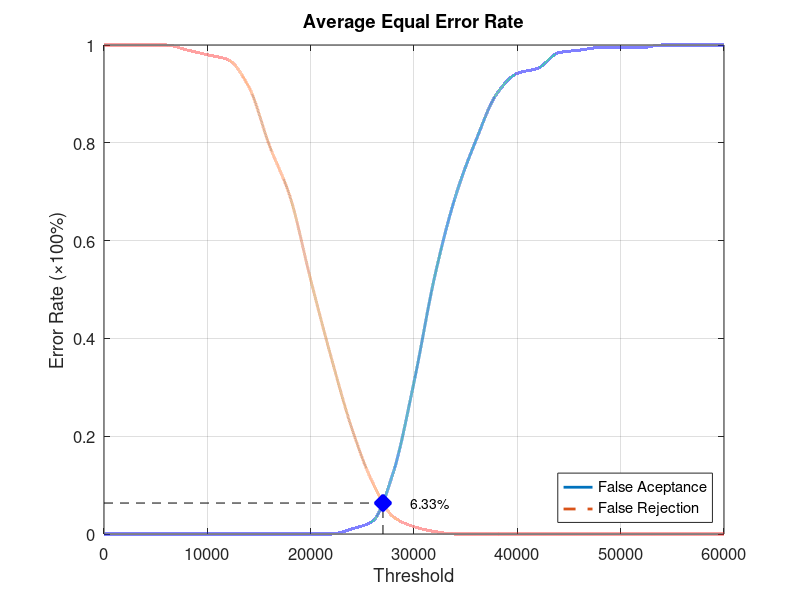
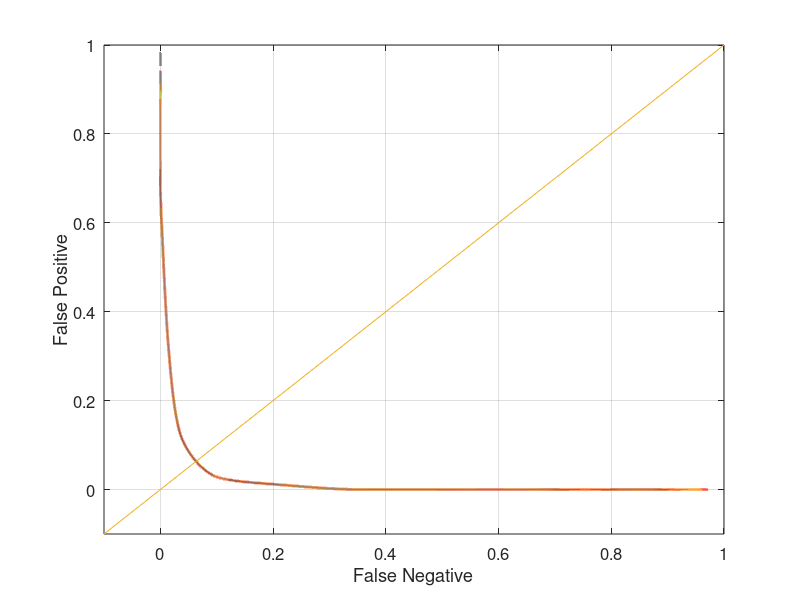

These figures' MATLAB source, in order:
function yEER = Database3_3
close all;
clear;
clc;
x = 0:2000:60000;
xq = 0:0.5:60000;

y0 = [0 0 0 0 0 0 0 0 0 0 0 0 0.0105263 0.0263158 0.126316 0.310526 0.526316 0.689474 0.805263 0.9 0.942105 0.952632 0.984211 0.989474 0.994737 0.994737 0.994737 1 1 1 1];
yy0 = interp1(x, y0, xq, 'pchip');
y1 = [1 1 1 1 0.99 0.98 0.97 0.915 0.795 0.69 0.52 0.36 0.215 0.105 0.035 0.015 0.005 0 0 0 0 0 0 0 0 0 0 0 0 0 0];
yy1 = interp1(x, y1, xq, 'pchip');

% Calculating EER: 
y2 = abs(y0 - y1);
find(y2 == min(y2))
yy2 = abs(yy0 - yy1);
xEER = find(yy2 == min(yy2));
xEERIndex = xq(xEER) % X-axis EER
yEER = yy0(xEER) % Y-axis EER

main = figure
plot(xq, yy0,'-','LineWidth', 2);	hold on
plot(xq, yy1,'--','LineWidth', 2);	hold on
plot([xEERIndex xEERIndex], [0 yEER], 'k--');	hold on
plot([0 xEERIndex], [yEER yEER], 'k--');	hold on
plot(xEERIndex, yEER, 'bx', 'LineWidth', 10);	hold on
text(xEERIndex + 10 * xEERIndex / 100, yEER, [num2str(round((10000 * yEER)) / 100) '%'])
legend('False Aceptance', 'False Rejection', 'Location', 'SouthEast')
xlabel('Threshold')
ylabel('Error Rate (\times100%)')
title('Average Equal Error Rate')
set(gca, 'FontSize', 12)
axis([0 60000 0 1])
grid on

print(main, 'Database3_3Main', '-dpng');
FNRxFPR = figure('Color', [1 1 1]);
plot(yy1, yy0, '-', yy1, yy0, 'LineWidth', 2);
hold on
y = -0.1:0.1:1
plot(y, y); 
set(gca, 'FontSize', 12)
xlabel('False Negative')
ylabel('False Positive')
axis([-0.1 1 -0.1 1])
set(gca, 'FontSize', 12)
grid on

print(FNRxFPR, 'Database3_3FNRxFPR','-dpng');
end
